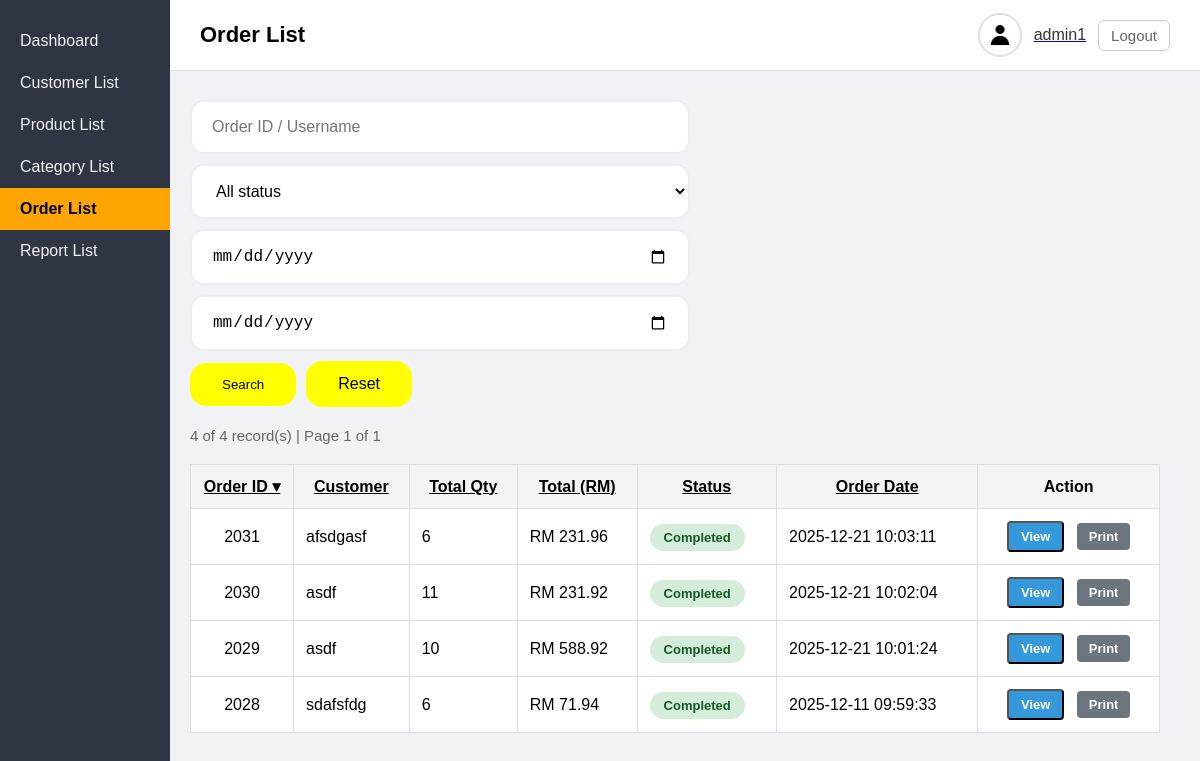
The app's page /admin/page/order.php (signed in), older data.
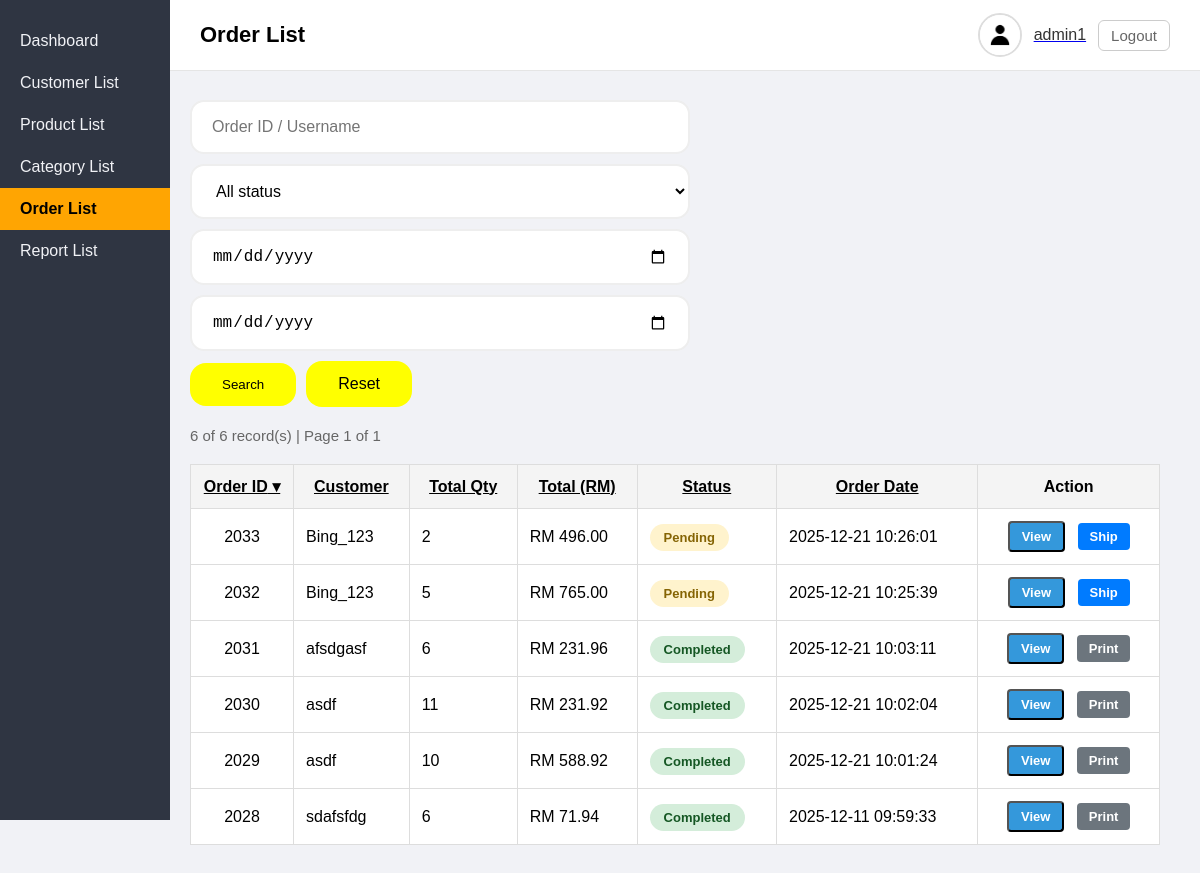
The same page, newer data.
### tables this page shows
CREATE TABLE `orders` (
  `order_id` int(11) NOT NULL,
  `customer_id` int(11) NOT NULL,
  `total_amount` decimal(10,2) NOT NULL,
  `status` enum('pending','completed','shipping') NOT NULL DEFAULT 'pending',
  `order_date` timestamp NOT NULL DEFAULT current_timestamp(),
  `shipping_address` text NOT NULL,
  `shipping_city` varchar(100) NOT NULL,
  `shipping_state` varchar(100) NOT NULL,
  `shipping_postcode` varchar(20) NOT NULL
);

CREATE TABLE `customer` (
  `customer_id` int(11) NOT NULL,
  `username` varchar(100) NOT NULL,
  `email` varchar(100) NOT NULL,
  `is_verified` tinyint(1) DEFAULT 0,
  `password` varchar(255) NOT NULL,
  `failed_attempt` int(11) NOT NULL DEFAULT 0,
  `last_failed_at` datetime DEFAULT NULL,
  `phone` varchar(20) NOT NULL,
  `created_at` datetime NOT NULL DEFAULT current_timestamp(),
  `photo` varchar(255) NOT NULL,
  `is_blocked` tinyint(1) NOT NULL DEFAULT 0
);

### admin/lib/SimplePager.php (called while the page is built, shortened)
<?php
class SimpleOPager {
    public function __construct(
        string $list_sql,
        string $count_sql,
        array  $params,
        int    $limit,
        int    $page
    ) {
        global $_db;
        $this->limit = max((int)$limit, 1);
        $this->page  = max((int)$page, 1);
        $stm = $_db->prepare($count_sql);
        $stm->execute($params);
        $this->item_count = (int)$stm->fetchColumn();
        $this->page_count = max((int)ceil($this->item_count / $this->limit), 1);
        $offset = ($this->page - 1) * $this->limit;
        $final_sql = $list_sql . " LIMIT $offset, {$this->limit}";
        $stm = $_db->prepare($final_sql);
        $stm->execute($params);
        $this->result = $stm->fetchAll();
        $this->count = count($this->result);
    }
}

### admin/page/order.php (the view, shortened to what the changed rows need)
<?php
require '../_base.php';
$date_from = req('date_from');
$date_to   = req('date_to');
$fields = [
    'o.order_id'     => 'Order ID',
    'c.username'     => 'Customer',
    'total_qty'      => 'Total Qty',
    'o.total_amount' => 'Total (RM)',
    'o.status'       => 'Status',
    'o.order_date'   => 'Order Date',
];
$sql = "
    SELECT
        o.order_id,
        o.total_amount,
        o.status,
        o.order_date,
        c.username,
        COALESCE(SUM(oi.quantity), 0) AS total_qty
    FROM orders o
    LEFT JOIN customer c ON o.customer_id = c.customer_id
    LEFT JOIN order_item oi ON o.order_id = oi.order_id
    WHERE 1 = 1
";
$count_sql = "
    SELECT COUNT(DISTINCT o.order_id)
    FROM orders o
    LEFT JOIN customer c ON o.customer_id = c.customer_id
    LEFT JOIN order_item oi ON o.order_id = oi.order_id
    WHERE 1 = 1
";
$params = [];
$q = [];
$status_list = [
    'pending'   => 'Paid',
    'shipping'  => 'Shipping',
    'completed' => 'Completed',
];
$sql .= " GROUP BY o.order_id";
$qs = implode('&', $q);
$sort = req('sort');
if (!array_key_exists($sort, $fields)) {
    $sort = 'o.order_id';
}
$dir = req('dir');
if (!in_array($dir, ['asc', 'desc'])) {
    $dir = 'desc';
}
$sql .= " ORDER BY $sort $dir";
$page = max(1, (int)req('page', 1));
require_once '../lib/SimplePager.php';
$p = new SimpleOPager(
    $sql,
    $count_sql,
    $params,
    10,
    $page
);
$arr = $p->result;
include '../_head.php';
?>
<div class="content">
    <form method="get" class="search-form" style="display:flex; gap:10px; flex-wrap:wrap; margin-bottom:20px; align-items:center;">
        <?= html_search('name', 'Order ID / Username') ?>
        <?= html_select('status', $status_list, 'All status', '', true) ?>
        <input type="date" name="date_from" value="<?= encode($date_from) ?>">
        <input type="date" name="date_to" value="<?= encode($date_to) ?>">
        <button style="padding:14px 32px; background:yellow; color:black; border:none; border-radius:16px;">
        </button>
        <a href="order.php" style="padding:14px 32px; background:yellow; color:black; border:none; border-radius:16px; text-decoration:none;">
        </a>
    </form>
    <p style="margin:20px 0; color:#666; font-size:15px;">
        <?= $p->count ?> of <?= $p->item_count ?> record(s) |
        Page <?= $p->page ?> of <?= $p->page_count ?>
    </p>
    <table class="product-table">
        <tr>
            <?= table_headers($fields, $sort, $dir, "page=$page&$qs") ?>
            <th style="text-align:center;">Action</th>
        </tr>
        <?php if (empty($arr)): ?>
            <tr>
                <td colspan="7" style="text-align:center; padding:40px; color:#999;">No order found</td>
            </tr>
        <?php else: ?>
            <?php foreach ($arr as $s): ?>
                <tr>
                    <td><?= encode($s->order_id) ?></td>
                    <td><?= $s->username ? encode($s->username) : '<em style="color:#999;">(no user)</em>' ?></td>
                    <td><?= (int)$s->total_qty ?></td>
                    <td>RM <?= number_format($s->total_amount, 2) ?></td>
                    <td>
                        <?php
                        $status_class = match ($s->status) {
                            'pending'   => 'background:#fff3cd;color:#856404;',
                            'shipping'  => 'background:#cce5ff;color:#004085;',
                            'completed' => 'background:#d4edda;color:#155724;',
                        };
                        ?>
                        <span style="padding:6px 14px; border-radius:20px; font-size:13px; font-weight:600; <?= $status_class ?>">
                            <?= ucfirst($s->status) ?>
                        </span>
                    </td>
                    <td><?= encode($s->order_date) ?></td>
                    <td style="text-align:center; white-space:nowrap;">
                        <button data-get="../order/detail.php?id=<?= encode($s->order_id) ?>" class="btn action-btn">View</button>
                        <?php if ($s->status === 'completed'): ?>
                            <a href="../order/export.php?id=<?= encode($s->order_id) ?>" target="_blank" class="btn btn-print">Print</a>
                        <?php endif; ?>
                        <?php if ($s->status === 'pending'): ?>
                            <a href="../order/ship.php?id=<?= encode($s->order_id) ?>"
                            class="btn btn-ship"
                            onclick="return confirm('Ship order #<?= $s->order_id ?> and change status to Shipping?')">
                                Ship
                            </a>
                        <?php endif; ?>
                    </td>
                </tr>
            <?php endforeach; ?>
        <?php endif; ?>
    </table>
</div>
<?php include '../_foot.php'; ?>

### admin/_base.php (shortened to what the changed rows need)
<?php
function req($key, $value = null) {
    $value = $_REQUEST[$key] ?? $value;
    return is_array($value) ? array_map('trim', $value) : trim($value);
}
function encode($value) {
    return htmlentities($value);
}
function html_search($key, $placeholder ,$attr = '') {
    $value = encode($GLOBALS[$key] ?? '');
    $ph = $placeholder ? "placeholder='$placeholder'" : '';
    echo "<input type='search' id='$key' name='$key' value='$value' $ph $attr>";
}
function html_select($key, $items, $default = '- Select One -', $attr = '', $auto_submit =false) {
    $value = encode($GLOBALS[$key] ?? '');
    $onchange = $auto_submit ?'onchange ="this.form.submit()"' :'';
    echo "<select id='$key' name='$key' $attr $onchange>";
    echo '</select>';
}
function table_headers($fields, $sort, $dir, $href = '') {
    foreach ($fields as $k => $v) {
        $d = 'asc';
        $c = '';
        if($k ==$sort){
            $d = $dir =='asc'?'desc':'asc';
            $c = $dir;
        }
        echo "<th><a href='?sort=$k&dir=$d&$href' class='$c'>$v</a></th>";
    }
}

Row changes from the older to the newer data that the page shows:
added orders: order_id "2033", customer.username "Bing_123", total_qty "2", total_amount "496.00", status "Pending", order_date "2025-12-21 10:26:01"
added orders: order_id "2032", customer.username "Bing_123", total_qty "5", total_amount "765.00", status "Pending", order_date "2025-12-21 10:25:39"
Text that changed along with them:
$p->count: "4" → "6"
$p->item_count: "4" → "6"
